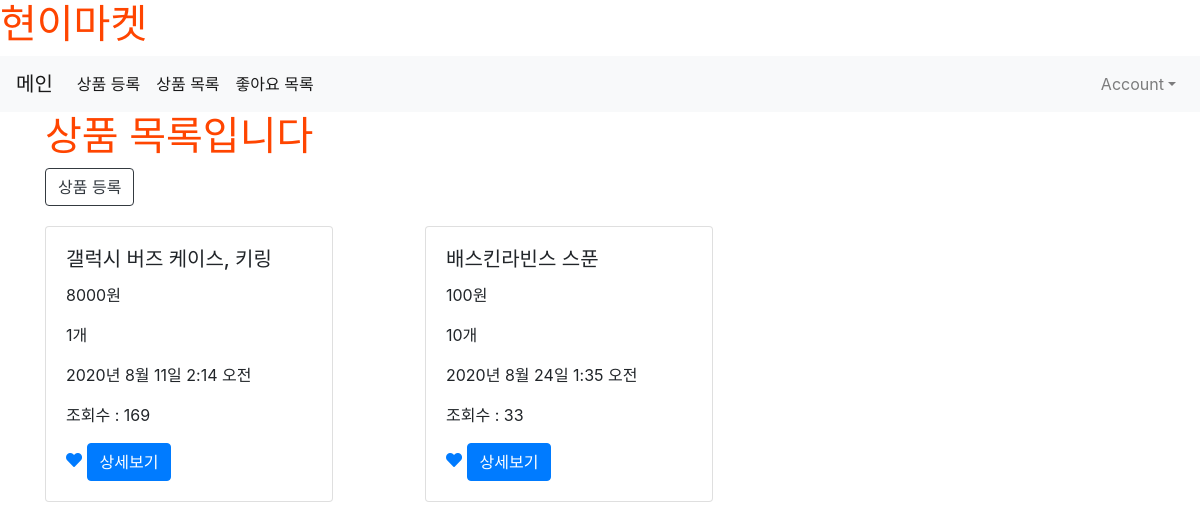
The page /product/ (signed in) on the database as committed earlier.
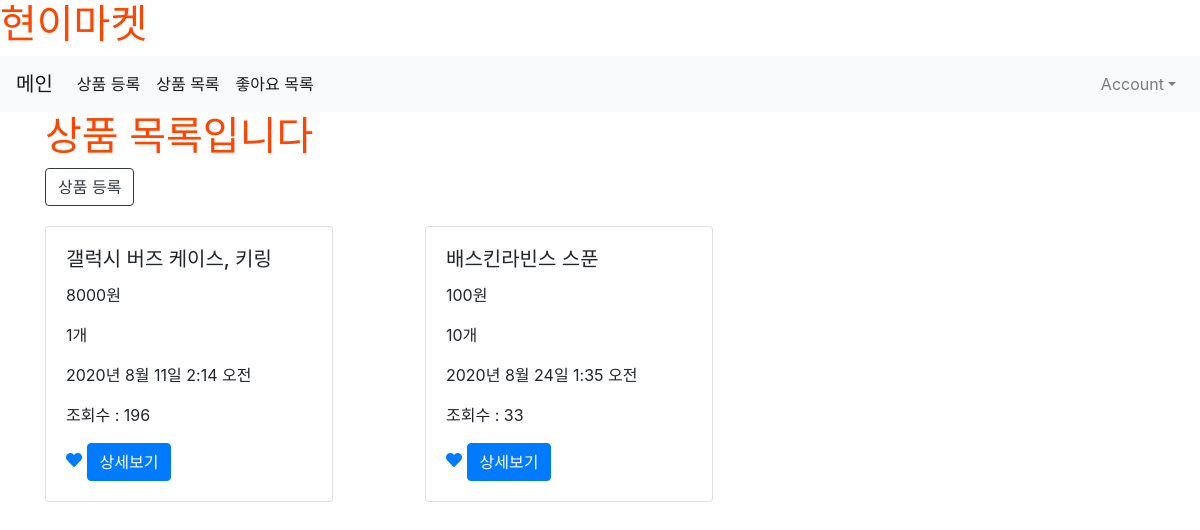
The same page on the database as committed later.
### product/models.py (models this page shows, shortened)
class Product(models.Model):
    title = models.CharField(max_length= 50, null=False)
    content = models.TextField()
    price = models.CharField(max_length= 50, null=False)
    stock = models.CharField(max_length= 50, null=False)
    image = models.ImageField(upload_to='images/', null=True)
    created_at = models.DateTimeField(auto_now_add = True)
    updated_at = models.DateTimeField(auto_now = True)
    writer = models.ForeignKey(User, on_delete = models.CASCADE, null=True)
    view_count = models.IntegerField(default = 0, null=True)
    like_user_set = models.ManyToManyField(User, blank=True, related_name="like_user_set", through="Like")

### product/views.py (the view)
# urls.py: path('', main, name="main"),
def main(request):
    products = Product.objects.all()
    return render(request, 'product/main.html', {'products':products})

### product/templates/product/main.html
{% extends 'base.html' %}
{% load static %}
{% block content %}
<div>
    {% if user.is_authenticated %}
    <div class="container">
        <h1>상품 목록입니다</h1>
        <a class="btn btn-outline-dark" href="{% url 'product:new' %}">상품 등록</a>
        <div class="row">
            {% for product in products %}
            <div class="col-md-4 col-12">
                <div class="card" style="width: 18rem; margin-top: 20px;">
                    <div class="card-body">
                        <h5 class="card-title">{{ product.title }}</h5>
                        <p class="card-text">{{ product.price }}</p>
                        <p class="card-text">{{ product.stock }}</p>
                        <p>{{ product.created_at }}</p>
                        <p>조회수 : {{ product.view_count }}</p>
                        <a href="{% url 'product:product_like' product.id %}">
                            {% if user in product.like_user_set.all %}
                                <i class="fas fa-heart"></i>
                            {% else %}
                                <i class="far fa-heart"></i>
                            {% endif %}
                        </a>
                        <a href="{% url 'product:show' product.pk %}" class="btn btn-primary">상세보기</a>
                    </div>
                </div>
            </div>
            {% endfor %}
        </div>
    </div>
    {% else %}
        <h3>로그인 후 이용이 가능합니다</h3>
        <a href="{% url 'account_login' %}" class="btn btn-warning">로그인</a>
        <a href="{% url 'account_signup' %}" class="btn btn-warning">회원가입</a>
    {% endif %}
</div>
{% endblock %}

Rows that differ between the two databases and show on the page:
changed Product "갤럭시 버즈 케이스, 키링": view_count "169" → "196"
